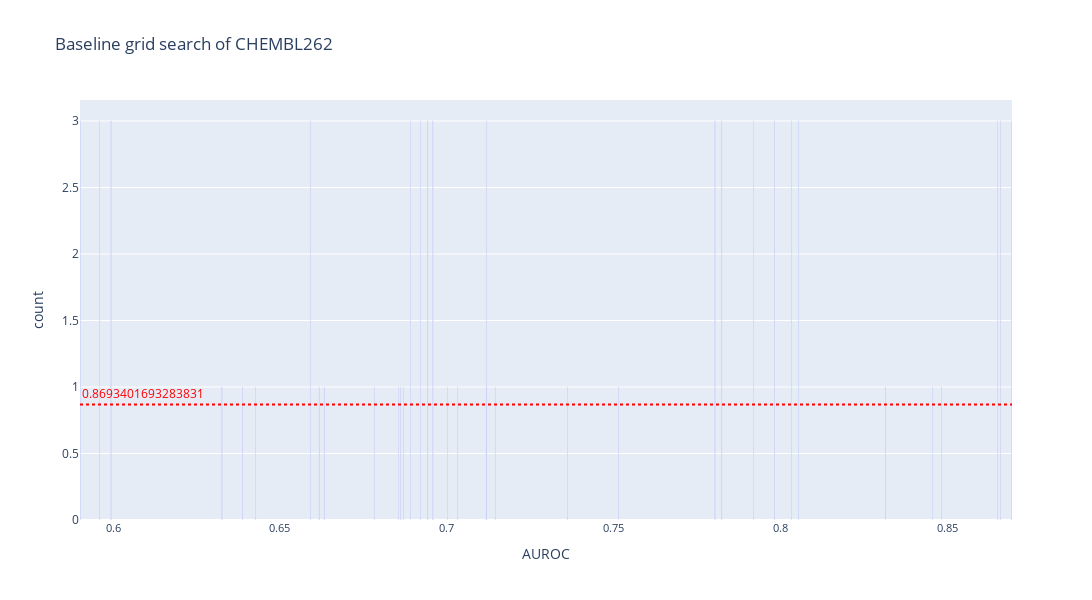

The cell this chart's notebook holds for it:
### Code cell
auroc = "AUROC"
grid_data = grid.loc[grid["AUROC"]==auroc,:]

target = "CHEMBL262"
data = grid_data.loc[target,:]
data = data.drop("AUROC")
data = data.sort_values(ascending=False)
fig = px.bar(data,title=f"Baseline grid search of {target}",labels={"index":"Parameters searched","value":auroc},height=600,width=1100,text_auto='.4')
fig.update_layout(showlegend=False)
fig.add_hline(data.iloc[0], annotation_text=data.iloc[0], 
              annotation_position="top left",
              line_dash="dot",
              line_color="red",
              annotation_font_color="red")
fig.update_layout(
    xaxis=dict(
        tickfont=dict(size=11),  # Set the font size for x-axis labels
        automargin=True
    )
)
fig

### Figure 1 — Plotly figure (JSON) as saved in the notebook; plotly's stock layout.template omitted (floating-point values rounded to 4 significant figures)
{"data": [{"alignmentgroup": "True", "hovertemplate": "variable=CHEMBL262<br>AUROC=%{x}<br>count=%{y}<extra></extra>", "legendgroup": "CHEMBL262", "marker": {"color": "#636efa", "pattern": {"shape": ""}}, "name": "CHEMBL262", "offsetgroup": "CHEMBL262", "orientation": "v", "showlegend": true, "textposition": "auto", "texttemplate": "%{y:.4}", "type": "bar", "x": [0.8693, 0.8693, 0.8693, 0.8659, 0.8659, 0.8659, 0.8651, 0.8651, 0.8651, 0.8483, 0.8456, 0.8314, 0.8054, 0.8054, 0.8054, 0.8034, 0.8034, 0.8034, 0.7981, 0.7981, 0.7981, 0.7919, 0.7919, 0.7919, 0.7825, 0.7825, 0.7825, 0.7804, 0.7804, 0.7804, 0.7515, 0.7362, 0.7146, 0.712, 0.712, 0.712, 0.7118, 0.7033, 0.7003, 0.6959, 0.6959, 0.6959, 0.6944, 0.6944, 0.6944, 0.6921, 0.6921, 0.6921, 0.6892, 0.6892, 0.6892, 0.6871, 0.6862, 0.6855, 0.6783, 0.6633, 0.6618, 0.6592, 0.6592, 0.6592, 0.6428, 0.6389, 0.6326, 0.5994, 0.5994, 0.5994, 0.596, 0.596, 0.596, 0.5902, 0.5902, 0.5902], "xaxis": "x", "y": [1, 1, 1, 1, 1, 1, 1, 1, 1, 1, 1, 1, 1, 1, 1, 1, 1, 1, 1, 1, 1, 1, 1, 1, 1, 1, 1, 1, 1, 1, 1, 1, 1, 1, 1, 1, 1, 1, 1, 1, 1, 1, 1, 1, 1, 1, 1, 1, 1, 1, 1, 1, 1, 1, 1, 1, 1, 1, 1, 1, 1, 1, 1, 1, 1, 1, 1, 1, 1, 1, 1, 1], "yaxis": "y"}], "layout": {"annotations": [{"font": {"color": "red"}, "showarrow": false, "text": "0.8693401693283831", "x": 0, "xanchor": "left", "xref": "x domain", "y": 0.8693, "yanchor": "bottom", "yref": "y"}], "barmode": "relative", "height": 600, "legend": {"title": {"text": "variable"}, "tracegroupgap": 0}, "shapes": [{"line": {"color": "red", "dash": "dot"}, "type": "line", "x0": 0, "x1": 1, "xref": "x domain", "y0": 0.8693, "y1": 0.8693, "yref": "y"}], "showlegend": false, "title": {"text": "Baseline grid search of CHEMBL262"}, "width": 1100, "xaxis": {"anchor": "y", "automargin": true, "domain": [0, 1], "tickfont": {"size": 11}, "title": {"text": "AUROC"}}, "yaxis": {"anchor": "x", "domain": [0, 1], "title": {"text": "count"}}}}
